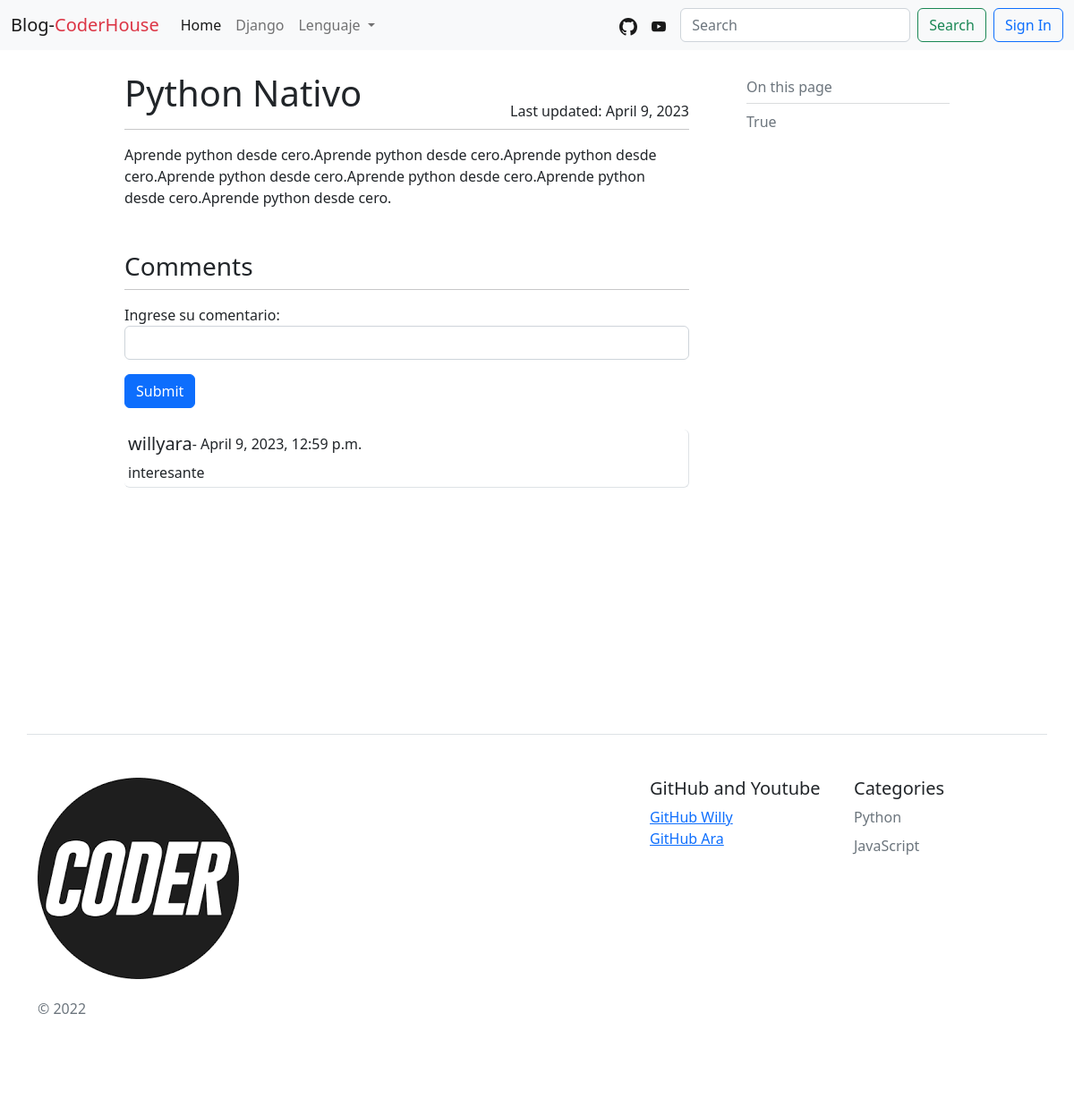
The app's page /post/python_nativo with its own data.
### blogs/models.py (models this page shows, shortened)
class Post(models.Model):
    title = models.CharField(_("title"), max_length=100)
    slug = models.SlugField(_("slug"), unique=True)
    overview = models.TextField(_("overview"))
    thumbnail = models.ImageField(_("thumbnail"), upload_to='thumbnails/', blank=True, null=True)
    content = models.TextField(_("content"))
    table_of_contents = models.TextField(_("table of contents"), default=True)
    author = models.ForeignKey(settings.AUTH_USER_MODEL, on_delete=models.PROTECT)
    series = models.ForeignKey(Series, on_delete=models.CASCADE, blank=True, null=True)
    categories = models.ManyToManyField('Category', related_name='posts')
    featured = models.BooleanField(_("featured"), default=False)
    active = models.BooleanField(_("active"), default=True)
    pub_date = models.DateTimeField(_('publish date'), default=timezone.now)
    date_updated = models.DateTimeField(_('date updated'), auto_now=True)
    date_created = models.DateTimeField(_('date created'), auto_now_add=True)
    class Meta:
        ordering = ["-pub_date"]

class Comment(models.Model):
    description = models.TextField(max_length=1000, help_text="Enter comment about blog here.")
    author = models.ForeignKey(settings.AUTH_USER_MODEL, on_delete=models.SET_NULL, null=True)
    post_date = models.DateTimeField(auto_now_add=True)
    post = models.ForeignKey(Post, on_delete=models.CASCADE, related_name='comments')
    reply_to = models.ForeignKey('Comment', on_delete=models.CASCADE, related_name='replies', null=True, blank=True)
    class Meta:
        ordering = ["-post_date"]

class Category(models.Model):
    title = models.CharField(_("title"), max_length=20)
    slug = models.SlugField(_("slug"), unique=True)
    class Meta:
        verbose_name_plural = "categories"

### users/models.py (models this page shows)
class User (AbstractUser):
    def __str__(self):
        return f'{self.last_name}, {self.first_name}'

### blogs/views.py (the view, shortened to what this page needs)
# urls.py: path('post/<slug:slug>', views.PostView.as_view(), name='post'),
class PostView(View):
    def get(self, request, *args, **kwargs):
        view = PostDetailView.as_view()
        return view(request, *args, **kwargs)

### blogs/forms.py
class PostCommentForm(forms.ModelForm):
    description = forms.CharField(label='Ingrese su comentario', widget=forms.TextInput(attrs={'class': 'form-control'}))
    class Meta:
        model = Comment
        fields = ['description']

### blogs/context_processors.py (called while the page is built)
def categories_processor(request):
    categories = Category.objects.all()
    return {'categories': categories}

### blogs/templatetags/markdown_extras.py (called while the page is built)
@register.filter()
@stringfilter
def markdown(value):
    return md.markdown(value, extensions=[
        'markdown.extensions.fenced_code',
        'markdown.extensions.toc',
        'markdown.extensions.codehilite',
    ])

@register.filter()
@stringfilter
def markdown_toc(value):
    return md.markdown(value, extensions=['markdown.extensions.toc']).split('</div>')[0] + '</div>'

### blogs/views.py (called while the page is built)
    def get_context_data(self, **kwargs):
        context = super().get_context_data(**kwargs)
        context['form'] = PostCommentForm()
        return context

### blogs/templates/blogs/post_detail.html (shortened to what this page needs)
{% extends 'base.html' %}
{% load markdown_extras %}
{% load static %}
{% block content %}
    <div class="row">
        <div class="d-flex justify-content-between">
            <h1>{{ post.title }}</h1>
            <div class="align-self-end">Last updated: {{ post.date_updated.date }}</div>
        </div>
    </div>
    <hr class="d-none d-md-block my-2 mb-3 mt-2">
    <p>{{ post.content | markdown | safe }}</p>
    <h3 id="comments-section" class=" mt-5">Comments</h3>
    <hr class="d-none d-md-block my-2 mb-3 mt-2">
    <form method="post">
        <div class="mb-3 django-comment-form">
            {{ form.as_div }}
        </div>
        <input type="submit" value="Submit" class="btn btn-primary"/>
    </form>
    {% for comment in post.comments.all %}
        {% if not comment.reply_to %}
            <div class="mt-4 mb-2 border-end border-bottom border-opacity-10 rounded p-1">
                <div class="row">
                    <div class="col-8 d-flex">
                        <h5>{{ comment.author.username }}</h5>
                        <span>- {{ comment.post_date }}</span>
                    </div>
                    <div class="col-4 text-end">
                    </div>
                </div>
                {{ comment.description }}
            </div>
        {% endif %}
    {% endfor %}
{% endblock content %}
{% block sidebar %}
    <div class="position-sticky" style="top: 2rem;">
        <div class="bd-toc mt-3 mb-5 my-lg-0 ps-xl-3 mb-lg-5 text-muted">
            <strong class="d-none d-md-block h6 my-2">On this page</strong>
            <hr class="d-none d-md-block my-2">
            <div class="overflow-scroll hide-scrollbar scrollbar-color">
                {{ post.table_of_contents | markdown_toc | safe }}
            </div>
        </div>
    </div>
    <link rel="stylesheet" href="{% static 'css/styles.css' %}">
{% endblock %}

### blogs/templates/footer.html
{% load static %}
<div class="container">
    <footer class="row row-cols-1 row-cols-sm-2 row-cols-md-5 py-5 my-5 border-top">
        <div class="col mb-3">
            <a href="/" class="d-flex align-items-start justify-content-start mb-3 link-dark text-decoration-none">
                <img src="{% static 'static/images/logo.ico' %}">
            </a>
            <p class="text-muted">&copy; 2022</p>
        </div>
        <div class="col mb-3">
        </div>
        <div class="col mb-3">
        </div>
        <div class="col mb-3">
            <h5>GitHub and Youtube</h5>
            <ul class="nav flex-column">
                <li><a href="https://github.com/WILLYELENO" target="_blank" rel="noopener noreferrer">GitHub Willy</a></li>
                <li><a href="https://github.com/araescudero/" target="_blank" rel="noopener noreferrer">GitHub Ara</a></li>
            </ul>
        </div>
        <div class="col mb-3">
            <h5>Categories</h5>
            <ul class="nav flex-column">
                {% for category in categories %}
                    <li class="nav-item mb-2"><a href="{% url 'blogs:category' category.slug %}"
                                                 class="nav-link p-0 text-muted">{{ category.title }}</a></li>
                {% endfor %}
            </ul>
        </div>
    </footer>
</div>

### blogs/static/css/styles.css (style rules this page uses)
.hide-scrollbar { overflow-y: scroll; height: 75vh; }
.hide-scrollbar { -ms-overflow-style: none; scrollbar-width: none; }

### records on screen
Post: title "Python Nativo", date_updated "April 9, 2023", content "Aprende python desde cero.Aprende python desde cero.Aprende python desde cero.Aprende python desde cero.Aprende python desde cero.Aprende python desde cero.Aprende python desde cero.", table_of_contents "True"
Comment: author.username "willyara", post_date "April 9, 2023, 12:59 p.m.", description "interesante"
Category: title "Python"
Category: title "JavaScript"
